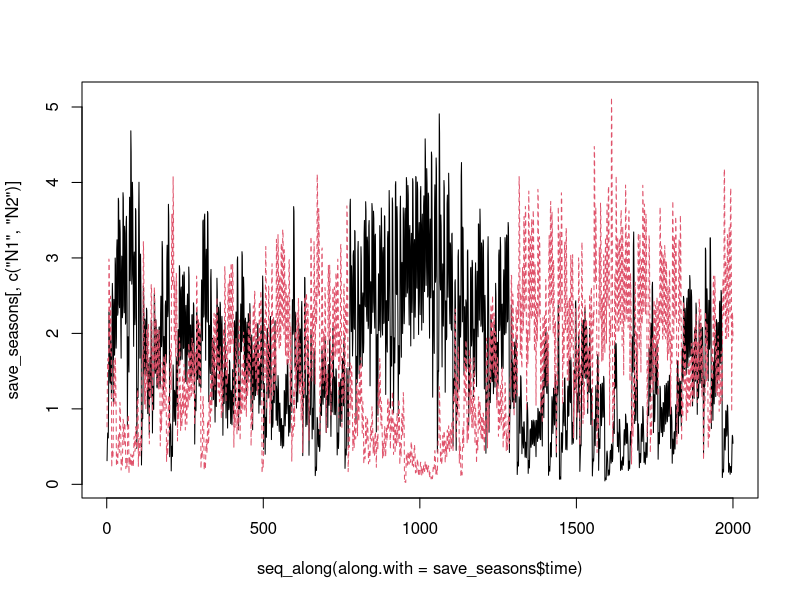
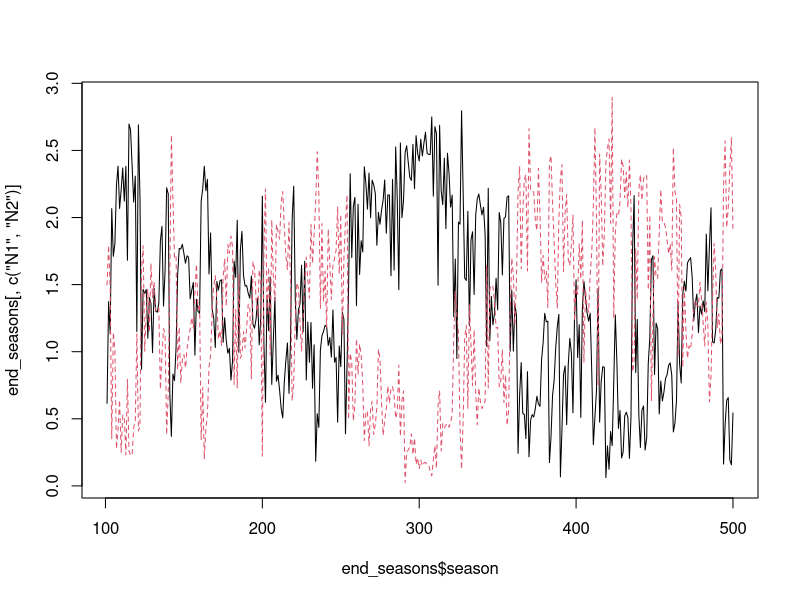
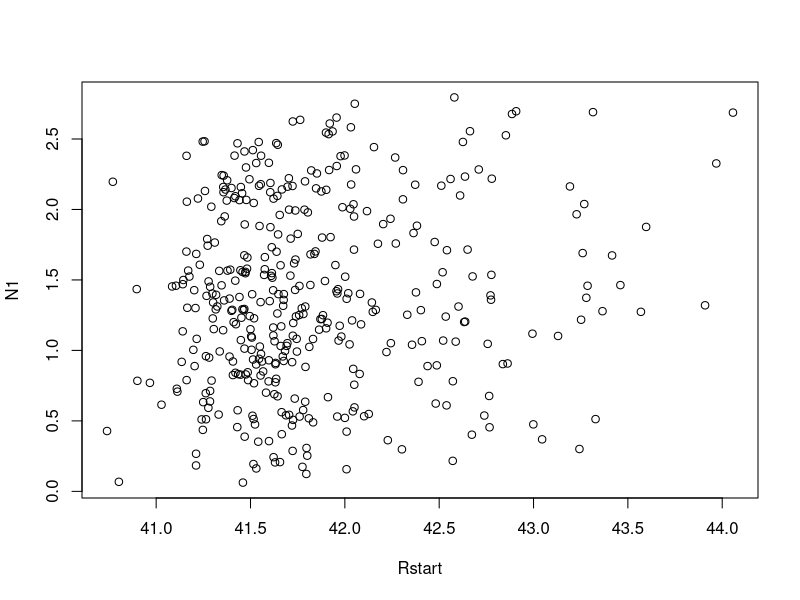
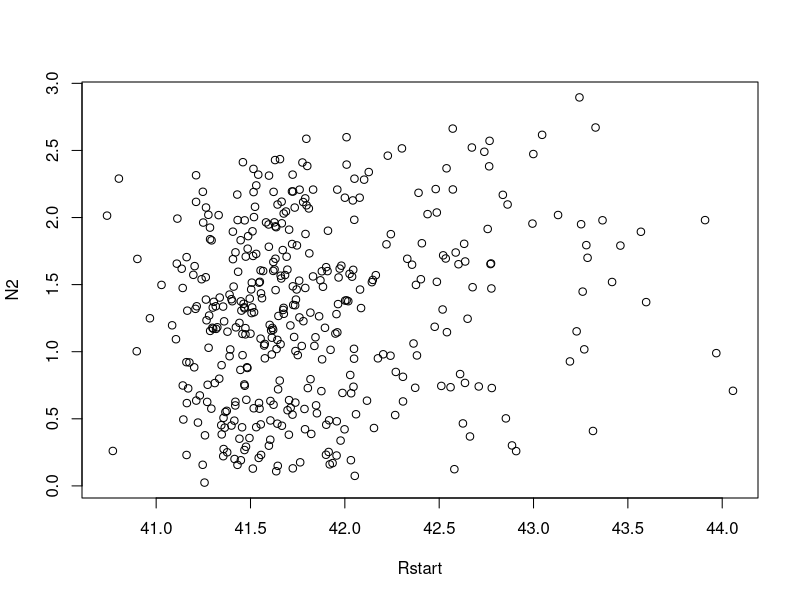
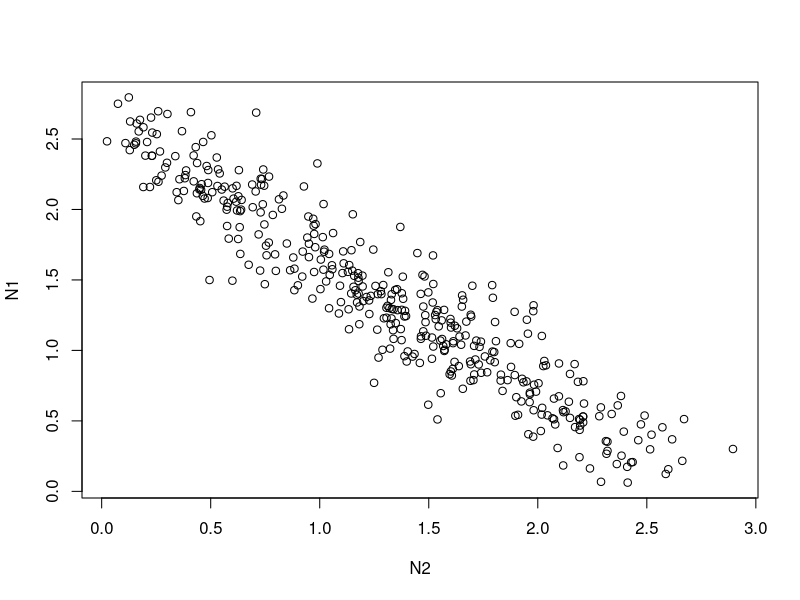

The R script that drew these images, in order:
##  Semi-discrete storage effect model of two species 
##    coexisting on one essential resource                

##  Author: Andrew Tredennick
##  Email:  atredenn@gmail.com
##  Date:   3.19.2015
##  Update: 4.2.2015 -- Implements looping over odSolve for seasons.
##                   -- Makes resource uptake a Hill function, and a
##                      function that can be called within the model.
##                   -- Includes option for a temporally autocorrelated
##                      resource pulse function.
##                   -- Adds 'Rstart' variable to saved output to track
##                      initial condition of resource for each season.

##  MODEL DESCRIPTION
# Species "split" themselves between a dormant, low-mortaility stage (D) and 
# a higher mortality, high growth stage (N).
# The single resource is R.
# There are two sources of variability: an environmental cue that drives the
# storage effect, and resource variability.

# clear the workspace
rm(list=ls())

####
#### Initial conditions, global variables, and parameters ------------------------
####
temporal_autocorrelation <- FALSE   # turn temporal autocorrelation on(T)/off(F)
seasons <- 500                      # number of seasons to simulate
seasons_to_exclude <- 100           # initial seasons to exclude from plots
days_to_track <- 5                  # number of days to recover from odSolve
DNR <- c(D=c(1,1),N=c(1,1),R=10)    # initial conditions
Rmu <- 2                            # mean resource pulse (on log scale)
Rsd <- 0                            # std dev of resource pulses (on log scale)
sigE <- 2                           # environmental cue variability
rho <- 0                            # environmental cue correlation between species
parms <- list(
  r = c(10,10),                     # max growth rate for each species
  alpha = c(10,10),                 # rate parameter for Hill function 
  beta = c(50,50),                  # shape parameter for Hill function
  mN = c(0.5,0.5),                  # live biomass loss (mortality) rates 
  mD = c(0.001, 0.001)              # dormant biomass loss (mortality) rates
)

####
#### Load relevant libraries ----------------------------------------
####
library(deSolve); library(mvtnorm)


####
#### Model function -------------------------------------------------
####
## Continuous model
updateDNR <- function(t, DNR, parms){
  with(as.list(c(DNR, parms)), {
    dD1dt = -(mD[1]*D1)
    dD2dt = -(mD[2]*D2)
    dN1dt = N1*(uptake_R(r[1], R, alpha[1], beta[1]) - mN[1])
    dN2dt = N2*(uptake_R(r[2], R, alpha[2], beta[2]) - mN[2])
    dRdt = -1 * ((dN1dt + mN[1]*N1) + (dN2dt + mN[2]*N2))
    list(c(dD1dt, dD2dt, dN1dt, dN2dt, dRdt)) #output
  })
}

##  Resource uptake function (Hill function)
uptake_R <- function(r, R, alpha, beta){
  return((r*R^alpha) / (beta^alpha + R^alpha))
}

## Discrete model
update_DNR <- function(t,DNR,gs){
  with (as.list(DNR),{
    g1 <- gs[1]
    g2 <- gs[2]
    D1 <- D1 - (N1+D1)*g1 + N1
    D2 <- D2 - (N2+D2)*g2 + N2
    N1 <- 0+(N1+D1)*g1
    N2 <- 0+(N2+D2)*g2
    R <- R + Rvector[t]
    return(c(D1, D2, N1, N2, R))
  })
}


####
#### Simulate model -----------------------------------------------------
####
days <- c(1:days_to_track)

# Get "germination" fractions for each year
getG <- function(sigE, rho, nTime){
  varcov <- matrix(c(sigE, rho*sigE, rho*sigE, sigE), 2, 2)
  e <- rmvnorm(n = nTime, mean = c(0,0), sigma = varcov)
  g <- exp(e) / (1+exp(e))
  return(g)
}

# Loop over seasons
nms <- names(DNR)
gVec <- getG(sigE = sigE, rho = rho, nTime = seasons)

if(temporal_autocorrelation==FALSE){
  Rvector <- rlnorm(seasons,Rmu,Rsd) 
}

if(temporal_autocorrelation==TRUE){
  if(Rsd != 0){
    Rvector <- filter(rlnorm(seasons,Rmu,Rsd), filter=rep(1,3), circular=TRUE)
  }
  if(Rsd == 0){
    Rvector <- rlnorm(seasons,Rmu,Rsd) 
  } 
}

save_seasons <- data.frame(time=NA,D1=NA,D2=NA,N1=NA,N2=NA,R=NA,Rstart=NA,season=NA)

for(season_now in 1:seasons){
  Rstart <- as.list(DNR)$R
  output <- as.data.frame(ode(y = DNR, times = days, 
                              func = updateDNR, parms = parms))
  DNR <- as.numeric(output[nrow(output),nms])
  names(DNR) <- nms
  R_update <- Rvector[season_now]
  DNR <- update_DNR(season_now, DNR, gVec[season_now,])
  names(DNR) <- nms
  new_season <- as.data.frame(output)
  new_season$season <- season_now
  new_season$Rstart <- Rstart
  save_seasons <- rbind(save_seasons, new_season)
}


####
####  Make some plots ----------------------------------
####
#take out first couple seasons
save_seasons <- subset(save_seasons, season>seasons_to_exclude)
matplot(seq_along(along.with = save_seasons$time), 
        save_seasons[,c("N1","N2")], type="l")

#plot just seasons
end_of_season <- which(save_seasons$time == max(days))
end_seasons <- save_seasons[end_of_season,]
matplot(end_seasons$season, end_seasons[,c("N1","N2")], type="l")
plot(N1 ~ Rstart, end_seasons)
plot(N2 ~ Rstart, end_seasons)
plot(N1 ~ N2, end_seasons)

#Plot the resource uptake function
# R <- seq(0,100,1)
# out_r <- matrix(ncol=2, nrow=length(R))
# alpha <- c(10,10)
# beta <- c(50,50)
# for(i in 1:nrow(out_r)){
#   out_r[i,1] <- uptake_R(5, R[i], alpha[1], beta[1])
#   out_r[i,2] <- uptake_R(5, R[i], alpha[2], beta[2])
# }
# matplot(R, out_r, type="l")

#Plot histograms of resource supply rates at different sigRs
# sigR <- seq(0,1,0.25)
# par(mfrow=c(2,3))
# for(i in 1:length(sigR)){
#   hist(rlnorm(100,2,sigR[i]))
# }
# plot(filter(rlnorm(100,2,1), filter=rep(1,3), circular=TRUE))
